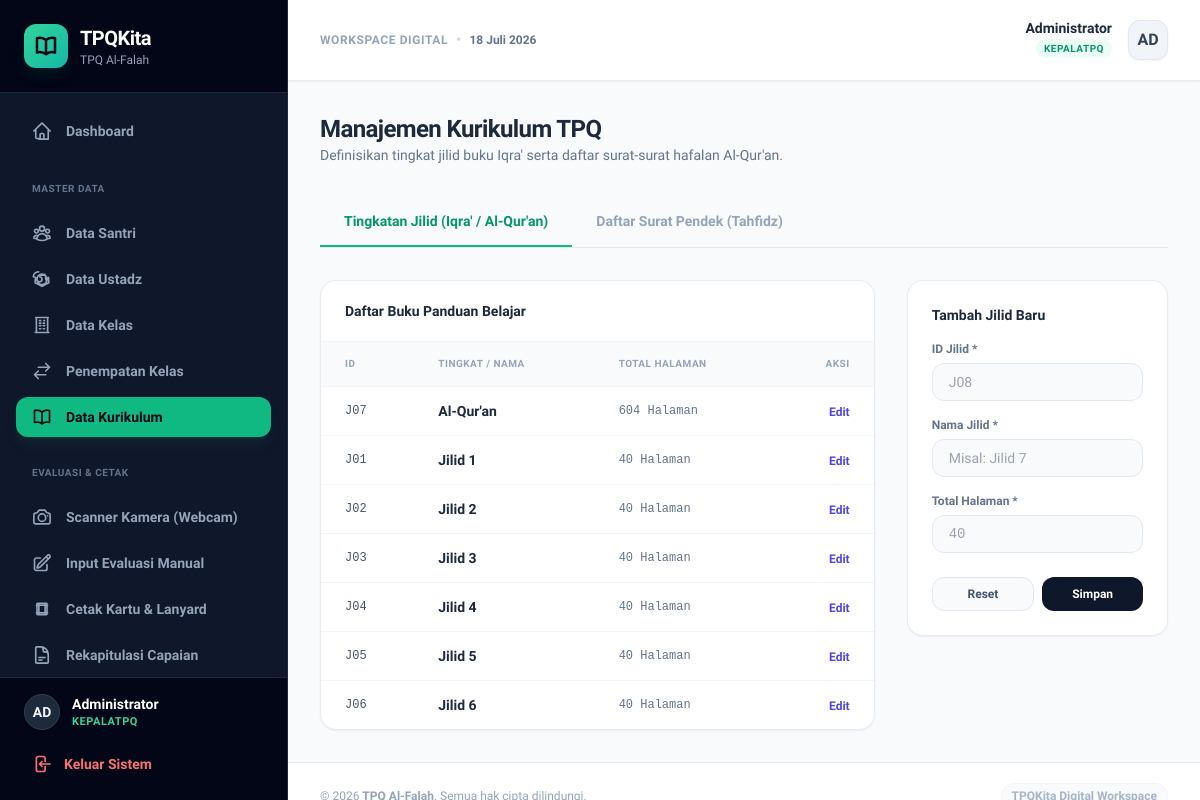
Screenshot of /tpqkita-php/kurikulum.php (signed in) with the database file from the repository.
### tables this page shows
CREATE TABLE IF NOT EXISTS tpq_identity (
  id INT PRIMARY KEY AUTO_INCREMENT,
  name VARCHAR(150) NOT NULL,
  address TEXT,
  phone VARCHAR(50),
  logo LONGTEXT,  
  footer_text VARCHAR(255),
  created_at TIMESTAMP DEFAULT CURRENT_TIMESTAMP,
  updated_at TIMESTAMP DEFAULT CURRENT_TIMESTAMP ON UPDATE CURRENT_TIMESTAMP
);

CREATE TABLE IF NOT EXISTS jilid (
  id VARCHAR(50) PRIMARY KEY,
  name VARCHAR(50) NOT NULL,
  total_pages INT NOT NULL,
  created_at TIMESTAMP DEFAULT CURRENT_TIMESTAMP
);

### tpqkita-php/config.php (called while the page is built, shortened)
<?php
function formatIndoDate($dateString) {
    $months = [
        1 => 'Januari', 'Februari', 'Maret', 'April', 'Mei', 'Juni',
        'Juli', 'Agustus', 'September', 'Oktober', 'November', 'Desember'
    ];
    $time = strtotime($dateString);
    $day = date('j', $time);
    $month = $months[(int)date('n', $time)];
    $year = date('Y', $time);
    return "$day $month $year";
}
?>

### tpqkita-php/kurikulum.php (the view, shortened to what this page needs)
<?php
require_once 'header.php';
$db = getDB();
$active_tab = isset($_GET['tab']) ? $_GET['tab'] : 'jilid';
$jilid_list = $db->query("SELECT * FROM jilid ORDER BY name ASC")->fetchAll();
?>
<div class="space-y-8 animate-fade-in">
    <div>
        <h1 class="text-2xl font-black text-slate-800 tracking-tight">Manajemen Kurikulum TPQ</h1>
        <p class="text-sm text-slate-500">Definisikan tingkat jilid buku Iqra' serta daftar surat-surat hafalan Al-Qur'an.</p>
    </div>
    <div class="flex border-b border-slate-200">
        <a href="kurikulum.php?tab=jilid" class="px-6 py-3.5 text-sm font-bold border-b-2 transition duration-150 <?php echo $active_tab === 'jilid' ? 'border-emerald-500 text-emerald-600' : 'border-transparent text-slate-400 hover:text-slate-600'; ?>">
            Tingkatan Jilid (Iqra' / Al-Qur'an)
        </a>
        <a href="kurikulum.php?tab=surat" class="px-6 py-3.5 text-sm font-bold border-b-2 transition duration-150 <?php echo $active_tab === 'surat' ? 'border-emerald-500 text-emerald-600' : 'border-transparent text-slate-400 hover:text-slate-600'; ?>">
            Daftar Surat Pendek (Tahfidz)
        </a>
    </div>
    <?php if ($active_tab === 'jilid'): ?>
        <div class="grid grid-cols-1 lg:grid-cols-3 gap-8 items-start">
            <div class="lg:col-span-2 bg-white border border-slate-200/80 rounded-2xl shadow-sm overflow-hidden">
                <div class="px-6 py-5 border-b border-slate-100">
                    <h3 class="font-bold text-slate-800 text-sm">Daftar Buku Panduan Belajar</h3>
                </div>
                <table class="w-full text-left text-sm text-slate-600">
                    <thead class="bg-slate-50 border-b border-slate-100 text-[10px] font-bold text-slate-400 uppercase tracking-wider">
                        <tr>
                            <th class="py-3 px-6">ID</th>
                            <th class="py-3 px-6">Tingkat / Nama</th>
                            <th class="py-3 px-6">Total Halaman</th>
                            <th class="py-3 px-6 text-right">Aksi</th>
                        </tr>
                    </thead>
                    <tbody class="divide-y divide-slate-100 font-medium">
                        <?php foreach ($jilid_list as $j): ?>
                            <tr>
                                <td class="py-3.5 px-6 font-mono text-xs"><?php echo htmlspecialchars($j['id']); ?></td>
                                <td class="py-3.5 px-6 text-slate-800 font-bold"><?php echo htmlspecialchars($j['name']); ?></td>
                                <td class="py-3.5 px-6 text-slate-500 font-mono text-xs"><?php echo $j['total_pages']; ?> Halaman</td>
                                <td class="py-3.5 px-6 text-right">
                                    <button onclick='editJilid(<?php echo json_encode($j); ?>)' class="text-xs text-indigo-600 font-bold hover:underline">Edit</button>
                                </td>
                            </tr>
                        <?php endforeach; ?>
                    </tbody>
                </table>
            </div>
            <div class="bg-white border border-slate-200/80 rounded-2xl p-6 shadow-sm">
                <h3 id="jilid-form-title" class="font-bold text-slate-800 text-sm mb-4">Tambah Jilid Baru</h3>
                <form action="kurikulum.php?tab=jilid" method="POST" class="space-y-4">
                    <div>
                        <label class="block text-xs font-bold text-slate-500 mb-1.5">ID Jilid *</label>
                        <input type="text" name="id" id="j-id" required placeholder="J08" class="w-full bg-slate-50 border border-slate-200 rounded-xl px-4 py-2 text-sm focus:outline-none text-slate-700">
                    </div>
                    <div>
                        <label class="block text-xs font-bold text-slate-500 mb-1.5">Nama Jilid *</label>
                        <input type="text" name="name" id="j-name" required placeholder="Misal: Jilid 7" class="w-full bg-slate-50 border border-slate-200 rounded-xl px-4 py-2 text-sm focus:outline-none text-slate-700">
                    </div>
                    <div>
                        <label class="block text-xs font-bold text-slate-500 mb-1.5">Total Halaman *</label>
                        <input type="number" name="total_pages" id="j-pages" required placeholder="40" class="w-full bg-slate-50 border border-slate-200 rounded-xl px-4 py-2 text-sm focus:outline-none text-slate-700 font-mono">
                    </div>
                    <div class="pt-2 flex gap-2">
                        <button type="button" onclick="resetJilidForm()" class="flex-1 bg-slate-50 border border-slate-200 text-slate-600 font-bold py-2 rounded-xl text-xs">Reset</button>
                        <button type="submit" class="flex-1 bg-slate-900 hover:bg-slate-800 text-white font-bold py-2 rounded-xl text-xs">Simpan</button>
                    </div>
                </form>
            </div>
        </div>
    <?php endif; ?>
</div>
<?php
require_once 'footer.php';
?>

### tpqkita-php/header.php (shortened to what this page needs)
<?php
require_once 'config.php';
$tpq_name = 'TPQ Al-Falah';
try {
    $db = getDB();
    $stmtId = $db->query("SELECT name, footer_text FROM tpq_identity LIMIT 1");
    $identity = $stmtId->fetch();
    if ($identity) {
        $tpq_name = $identity['name'];
    }
} catch (Exception $e) {
}
$role = $_SESSION['role'];
$user_name = $_SESSION['name'];
function isPageActive($pageName) {
    $current = basename($_SERVER['PHP_SELF']);
    return $current === $pageName;
}
?>
<!DOCTYPE html>
<html lang="id" class="h-full bg-slate-50 text-slate-950">
<head>
    <script src="https://cdn.tailwindcss.com"></script>
</head>
<body class="h-full flex flex-col md:flex-row bg-slate-50 text-slate-800">
    <aside id="sidebar-drawer" class="hidden md:flex flex-col w-72 bg-slate-900 border-r border-slate-800 text-slate-300 h-screen sticky top-0 shrink-0 z-40 no-print transition-all duration-300">
        <div class="p-6 border-b border-slate-800 flex items-center gap-3 bg-slate-950">
            <div class="w-11 h-11 bg-gradient-to-br from-emerald-400 to-teal-500 text-slate-950 rounded-xl flex items-center justify-center shadow-lg shadow-emerald-500/10">
            </div>
            <div>
                <span class="font-extrabold text-xl text-white tracking-tight">TPQKita</span>
                <span class="text-xs text-slate-400 block max-w-[160px] truncate"><?php echo $tpq_name; ?></span>
            </div>
        </div>
        <nav class="flex-1 p-4 space-y-1.5 overflow-y-auto">
            <a href="index.php" class="flex items-center gap-3.5 px-4 py-3 rounded-xl text-sm font-semibold transition duration-150 <?php echo isPageActive('index.php') ? 'bg-emerald-500 text-slate-950 shadow-lg shadow-emerald-500/10' : 'hover:bg-slate-800 hover:text-white text-slate-400'; ?>">
                Dashboard
            </a>
            <?php if (in_array($role, ['Walikelas', 'KepalaTPQ'])): ?>
                <div class="pt-4 pb-2 px-4">
                    <span class="text-[10px] font-bold uppercase tracking-wider text-slate-500">Master Data</span>
                </div>
                <a href="santri.php" class="flex items-center gap-3.5 px-4 py-2.5 rounded-xl text-sm font-semibold transition duration-150 <?php echo isPageActive('santri.php') ? 'bg-emerald-500 text-slate-950 shadow-lg shadow-emerald-500/10' : 'hover:bg-slate-800 hover:text-white text-slate-400'; ?>">
                    Data Santri
                </a>
                <a href="ustadz.php" class="flex items-center gap-3.5 px-4 py-2.5 rounded-xl text-sm font-semibold transition duration-150 <?php echo isPageActive('ustadz.php') ? 'bg-emerald-500 text-slate-950 shadow-lg shadow-emerald-500/10' : 'hover:bg-slate-800 hover:text-white text-slate-400'; ?>">
                    Data Ustadz
                </a>
                <a href="kelas.php" class="flex items-center gap-3.5 px-4 py-2.5 rounded-xl text-sm font-semibold transition duration-150 <?php echo isPageActive('kelas.php') ? 'bg-emerald-500 text-slate-950 shadow-lg shadow-emerald-500/10' : 'hover:bg-slate-800 hover:text-white text-slate-400'; ?>">
                    Data Kelas
                </a>
                <a href="penempatan.php" class="flex items-center gap-3.5 px-4 py-2.5 rounded-xl text-sm font-semibold transition duration-150 <?php echo isPageActive('penempatan.php') ? 'bg-emerald-500 text-slate-950 shadow-lg shadow-emerald-500/10' : 'hover:bg-slate-800 hover:text-white text-slate-400'; ?>">
                    <svg xmlns="http://www.w3.org/2000/svg" fill="none" viewBox="0 0 24 24" stroke-width="2" stroke="currentColor" class="w-5 h-5">
                        <path stroke-linecap="round" stroke-linejoin="round" d="M7.5 21 3 16.5m0 0L7.5 12M3 16.5h13.5m0-13.5L21 7.5m0 0L16.5 12M21 7.5H7.5" />
                    </svg>
                    Penempatan Kelas
                </a>
                <a href="kurikulum.php" class="flex items-center gap-3.5 px-4 py-2.5 rounded-xl text-sm font-semibold transition duration-150 <?php echo isPageActive('kurikulum.php') ? 'bg-emerald-500 text-slate-950 shadow-lg shadow-emerald-500/10' : 'hover:bg-slate-800 hover:text-white text-slate-400'; ?>">
                    Data Kurikulum
                </a>
            <?php endif; ?>
            <div class="pt-4 pb-2 px-4">
                <span class="text-[10px] font-bold uppercase tracking-wider text-slate-500">Evaluasi &amp; Cetak</span>
            </div>
            <?php if ($role !== 'OrangTua'): ?>
                <a href="scanner.php" class="flex items-center gap-3.5 px-4 py-2.5 rounded-xl text-sm font-semibold transition duration-150 <?php echo isPageActive('scanner.php') ? 'bg-emerald-500 text-slate-950 shadow-lg shadow-emerald-500/10' : 'hover:bg-slate-800 hover:text-white text-slate-400'; ?>">
                    Scanner Kamera (Webcam)
                </a>
                <a href="evaluasi.php" class="flex items-center gap-3.5 px-4 py-2.5 rounded-xl text-sm font-semibold transition duration-150 <?php echo isPageActive('evaluasi.php') ? 'bg-emerald-500 text-slate-950 shadow-lg shadow-emerald-500/10' : 'hover:bg-slate-800 hover:text-white text-slate-400'; ?>">
                    Input Evaluasi Manual
                </a>
            <?php endif; ?>
            <a href="cetak_kartu.php" class="flex items-center gap-3.5 px-4 py-2.5 rounded-xl text-sm font-semibold transition duration-150 <?php echo isPageActive('cetak_kartu.php') ? 'bg-emerald-500 text-slate-950 shadow-lg shadow-emerald-500/10' : 'hover:bg-slate-800 hover:text-white text-slate-400'; ?>">
                Cetak Kartu &amp; Lanyard
            </a>
            <a href="rekapitulasi.php" class="flex items-center gap-3.5 px-4 py-2.5 rounded-xl text-sm font-semibold transition duration-150 <?php echo isPageActive('rekapitulasi.php') ? 'bg-emerald-500 text-slate-950 shadow-lg shadow-emerald-500/10' : 'hover:bg-slate-800 hover:text-white text-slate-400'; ?>">
                Rekapitulasi Capaian
            </a>
        </nav>
        <div class="p-4 border-t border-slate-800 bg-slate-950">
            <div class="flex items-center gap-3 mb-3.5 px-2">
                <div class="w-9 h-9 bg-slate-800 rounded-full flex items-center justify-center font-bold text-slate-100 uppercase text-sm border border-slate-700">
                    <?php echo substr($user_name, 0, 2); ?>
                </div>
                <div class="min-w-0">
                    <span class="block text-sm font-bold text-white truncate"><?php echo $user_name; ?></span>
                    <span class="block text-[11px] font-semibold text-emerald-400 uppercase tracking-wider"><?php echo $role; ?></span>
                </div>
            </div>
            <a href="logout.php" class="flex items-center gap-3 px-4 py-2.5 rounded-xl text-sm font-bold text-red-400 hover:bg-red-500/10 hover:text-red-300 transition duration-150">
                Keluar Sistem
            </a>
        </div>
    </aside>
    <main class="flex-1 flex flex-col min-w-0 overflow-y-auto min-h-screen">
        <header class="hidden md:flex items-center justify-between px-8 py-5 bg-white border-b border-slate-200/80 shadow-sm z-10 no-print">
            <div class="flex items-center gap-2">
                <span class="text-xs text-slate-400 font-semibold uppercase tracking-wider">Workspace Digital</span>
                <span class="text-slate-300">&bull;</span>
                <span class="text-xs text-slate-500 font-bold"><?php echo formatIndoDate(date('Y-m-d')); ?></span>
            </div>
            <div class="flex items-center gap-4">
                <div class="text-right">
                    <span class="block text-sm font-bold text-slate-800 leading-none"><?php echo $user_name; ?></span>
                    <span class="text-[10px] font-extrabold text-emerald-600 bg-emerald-50 px-2 py-0.5 rounded-full uppercase tracking-wider inline-block mt-1"><?php echo $role; ?></span>
                </div>
                <div class="w-10 h-10 bg-slate-100 border border-slate-200 text-slate-700 font-bold rounded-xl flex items-center justify-center uppercase shadow-sm">
                    <?php echo substr($user_name, 0, 2); ?>
                </div>
            </div>
        </header>
        <div class="p-4 md:p-8 flex-1">

### tpqkita-php/header.php (style rules this page uses)
body { font-family: 'Plus Jakarta Sans', sans-serif; }

### rows the page displays
tpq_identity: name "TPQ Al-Falah"
jilid: id "J07", name "Al-Qur'an", total_pages "604"
jilid: id "J01", name "Jilid 1", total_pages "40"
jilid: id "J02", name "Jilid 2", total_pages "40"
jilid: id "J03", name "Jilid 3", total_pages "40"
jilid: id "J04", name "Jilid 4", total_pages "40"
jilid: id "J05", name "Jilid 5", total_pages "40"
jilid: id "J06", name "Jilid 6", total_pages "40"

### other values shown
substr($user_name, 0, 2) "AD"
$user_name "Administrator"
$role "KEPALATPQ"
